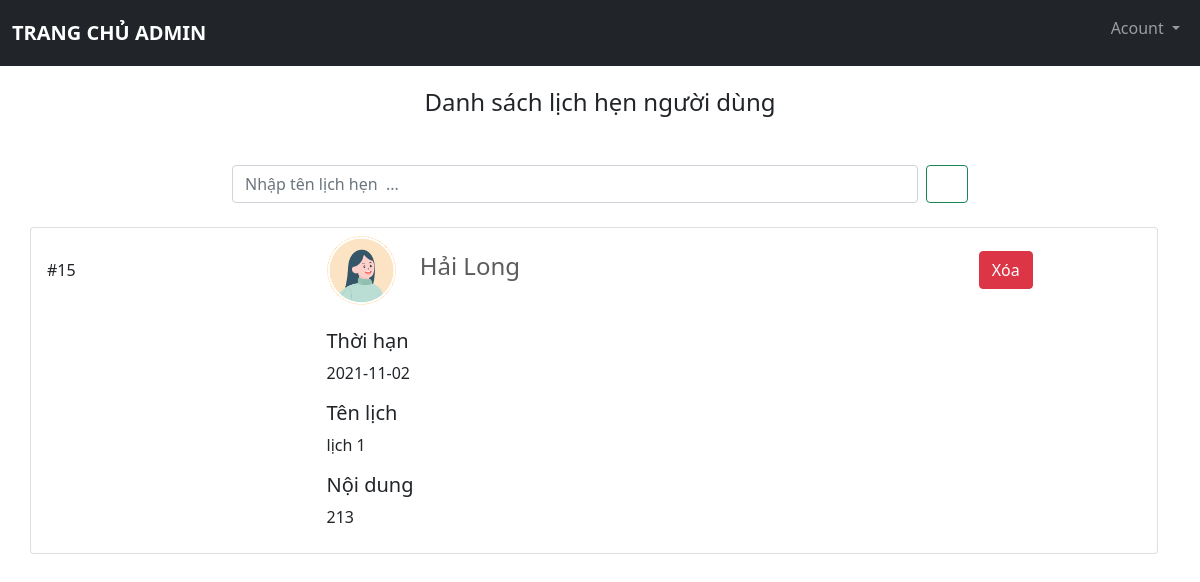
The app's page /src/admin/dslichhen.php (signed in) with its own data.
### tables this page shows
CREATE TABLE `tb_lichhen` (
  `id_lichhen` int(10) UNSIGNED NOT NULL,
  `tenlichhen` varchar(100) NOT NULL,
  `noidung` varchar(500) NOT NULL,
  `thoigian` date NOT NULL,
  `id_nguoidung` int(10) UNSIGNED NOT NULL
);

CREATE TABLE `tb_nguoidung` (
  `id_nguoidung` int(10) UNSIGNED NOT NULL,
  `tennguoidung` varchar(100) NOT NULL,
  `sodienthoai` varchar(13) NOT NULL,
  `ngaysinh` date NOT NULL,
  `diachi` varchar(255) NOT NULL,
  `email` varchar(255) NOT NULL,
  `gioitinh` tinyint(1) NOT NULL,
  `mota` varchar(2000) NOT NULL
);

### src/admin/dslichhen.php (the view, shortened to what this page needs)
<?php
    include './menu_footer/menu.php';
?>
    <div class="container">
        <h4 class="text-center mt-4 mb-4">Danh sách lịch hẹn người dùng</h4>
        <div class="row mt-5">
            <div class="col-2"></div>
            <div class="col-8 d-flex">
                <input type="text" class="form-control me-2" id="txttimkiemlichhen" placeholder="Nhập tên lịch hẹn  ...">
                <button class="btn btn-outline-success " type="submit" name = "timkiem" id="timkiemlichhen" ><i class="far fa-search"></i></button>
            </div>
            <div class="col-2"></div>
        </div>
        <div class="row ">
            <ul class="list-group dslichhen">
                <?php
                    include '../config/config.php';
                    $sql_lichhen = "SELECT * FROM tb_lichhen ORDER BY id_lichhen DESC ";
                    $result_lichhen= mysqli_query($conn,$sql_lichhen);
                    if(mysqli_num_rows($result_lichhen)>0){
                        while($row_lichhen = mysqli_fetch_assoc($result_lichhen)){
                                $id_nguoidung = $row_lichhen['id_nguoidung'];
                                $sql_user = "SELECT * FROM tb_nguoidung WHERE id_nguoidung= '$id_nguoidung'";
                                $result_user = mysqli_query($conn,$sql_user);
                                $row_user = mysqli_fetch_assoc($result_user);
                            ?>
                                <li class="mt-4 list-group-item lidsnhiemvu" >
                                        <div class="row dslichhen">
                                            <div class="col-3">
                                                    #<?php echo $row_lichhen['id_lichhen'] ?>
                                            </div>
                                            <div class="col-lg-1 col-md-3 col-sm-2">
                                                <a href="http://localhost/BTL_QuanLiThongTinCaNhan/src/admin/trangcanhannguoidung.php?id_nguoidung= <?php echo $row_user['id_nguoidung'] ?>">
                                                    <?php
                                                        $gioitinh = $row_user['gioitinh'];
                                                        if($gioitinh == '0'){
                                                            echo '<img src="http://localhost/BTL_QuanLiThongTinCaNhan/src/user/image_user/avatar_female.png" class="img-fluid" >';
                                                        }else{
                                                            echo '<img src="http://localhost/BTL_QuanLiThongTinCaNhan/src/user/image_user/avatar_male.png" class="img-fluid">';
                                                        }
                                                    ?>
                                                </a>
                                            </div>
                                            <div class="col-lg-6 col-md-4 col-sm-5">
                                                <a href="http://localhost/BTL_QuanLiThongTinCaNhan/src/admin/trangcanhannguoidung.php?id_nguoidung= <?php echo $row_user['id_nguoidung'] ?>">
                                                    <h4><?php echo $row_user['tennguoidung'] ?></h4>
                                                </a>
                                            </div>
                                            <div class="col-2">
                                                <button class="btn btn-danger xoalich">Xóa</button>
                                            </div>
                                        </div>
                                        <br>
                                        <div class="row">
                                            <div class="col-3"></div>
                                            <div class="col-3">
                                                <h5>Thời hạn</h5> <p><?php echo $row_lichhen['thoigian'] ?></p>
                                            </div>
                                        </div>
                                        <div class="row">
                                            <div class="col-3"></div>
                                            <div class="col-3">
                                                <h5>Tên lịch</h5> <p><?php echo $row_lichhen['tenlichhen'] ?></p>
                                            </div>
                                        </div>
                                        <div class="row">
                                            <div class="col-3"></div>
                                            <div class="col-3">
                                                <h5>Nội dung</h5> <p><?php echo $row_lichhen['noidung'] ?></p>
                                            </div>
                                        </div>
                                </li>
                            <?php
                        }
                    }else{
                        echo '<h4 class="mt-5">Danh sách lịch hẹn trống</h4>';
                        echo'<img src="http://localhost/BTL_QuanLiThongTinCaNhan/src/admin/image_admin/image_1.jpg" class="img-fluid">';
                    }
                ?>
            </ul>
        </div>
    </div>
<?php
    include './menu_footer/footer.php';
?>

### src/admin/css/style.css (style rules this page uses)
:root { --offcanvas-width:270px; --topNavbarHeight: 56px; }
.dslichhen { align-items: center; }
.lidsnhiemvu a { text-decoration: none; color: rgb(92, 92, 92); }

### records on screen
tb_lichhen: id_lichhen "15", id_nguoidung.tennguoidung "Hải Long", thoigian "2021-11-02", tenlichhen "lịch 1", noidung "213"
